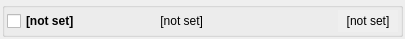
<?xml version="1.0" encoding="UTF-8"?>
<ui version="4.0">
 <class>ToggleClass</class>
 <widget class="QWidget" name="ToggleClass">
  <property name="geometry">
   <rect>
    <x>0</x>
    <y>0</y>
    <width>405</width>
    <height>39</height>
   </rect>
  </property>
  <property name="windowTitle">
   <string>Toggle</string>
  </property>
  <layout class="QVBoxLayout" name="verticalLayout">
   <property name="leftMargin">
    <number>2</number>
   </property>
   <property name="topMargin">
    <number>2</number>
   </property>
   <property name="rightMargin">
    <number>2</number>
   </property>
   <property name="bottomMargin">
    <number>2</number>
   </property>
   <item>
    <widget class="QGroupBox" name="groupBox">
     <property name="title">
      <string/>
     </property>
     <layout class="QHBoxLayout" name="horizontalLayout">
      <property name="leftMargin">
       <number>2</number>
      </property>
      <property name="topMargin">
       <number>2</number>
      </property>
      <property name="rightMargin">
       <number>2</number>
      </property>
      <property name="bottomMargin">
       <number>2</number>
      </property>
      <item>
       <widget class="QCheckBox" name="checkBoxStateEst">
        <property name="minimumSize">
         <size>
          <width>120</width>
          <height>0</height>
         </size>
        </property>
        <property name="maximumSize">
         <size>
          <width>120</width>
          <height>16777215</height>
         </size>
        </property>
        <property name="font">
         <font>
          <bold>true</bold>
         </font>
        </property>
        <property name="text">
         <string>[not set]</string>
        </property>
       </widget>
      </item>
      <item>
       <widget class="QLabel" name="labelStateRead">
        <property name="minimumSize">
         <size>
          <width>70</width>
          <height>0</height>
         </size>
        </property>
        <property name="maximumSize">
         <size>
          <width>70</width>
          <height>16777215</height>
         </size>
        </property>
        <property name="text">
         <string>[not set]</string>
        </property>
        <property name="alignment">
         <set>Qt::AlignRight|Qt::AlignTrailing|Qt::AlignVCenter</set>
        </property>
       </widget>
      </item>
      <item>
       <spacer name="horizontalSpacer">
        <property name="orientation">
         <enum>Qt::Horizontal</enum>
        </property>
        <property name="sizeHint" stdset="0">
         <size>
          <width>40</width>
          <height>20</height>
         </size>
        </property>
       </spacer>
      </item>
      <item>
       <widget class="QLabel" name="labelIsOnline">
        <property name="minimumSize">
         <size>
          <width>60</width>
          <height>0</height>
         </size>
        </property>
        <property name="maximumSize">
         <size>
          <width>60</width>
          <height>16777215</height>
         </size>
        </property>
        <property name="autoFillBackground">
         <bool>true</bool>
        </property>
        <property name="text">
         <string>[not set]</string>
        </property>
        <property name="alignment">
         <set>Qt::AlignCenter</set>
        </property>
       </widget>
      </item>
     </layout>
    </widget>
   </item>
  </layout>
 </widget>
 <layoutdefault spacing="6" margin="11"/>
 <resources/>
 <connections/>
</ui>
